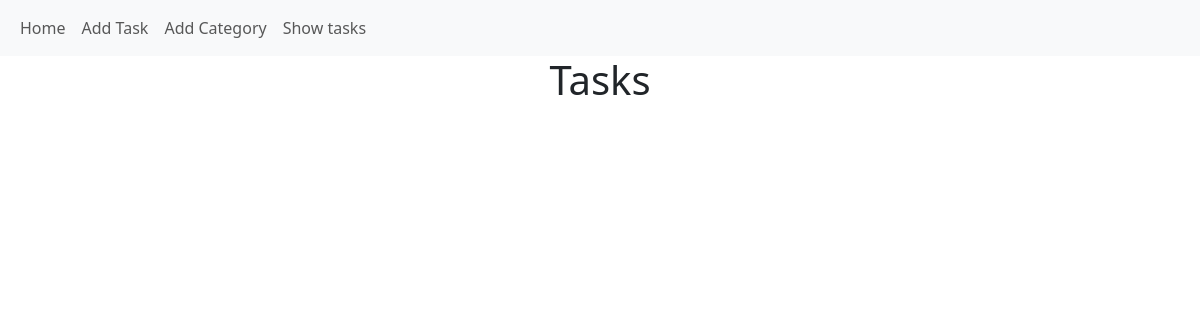
The app's page /, older data.
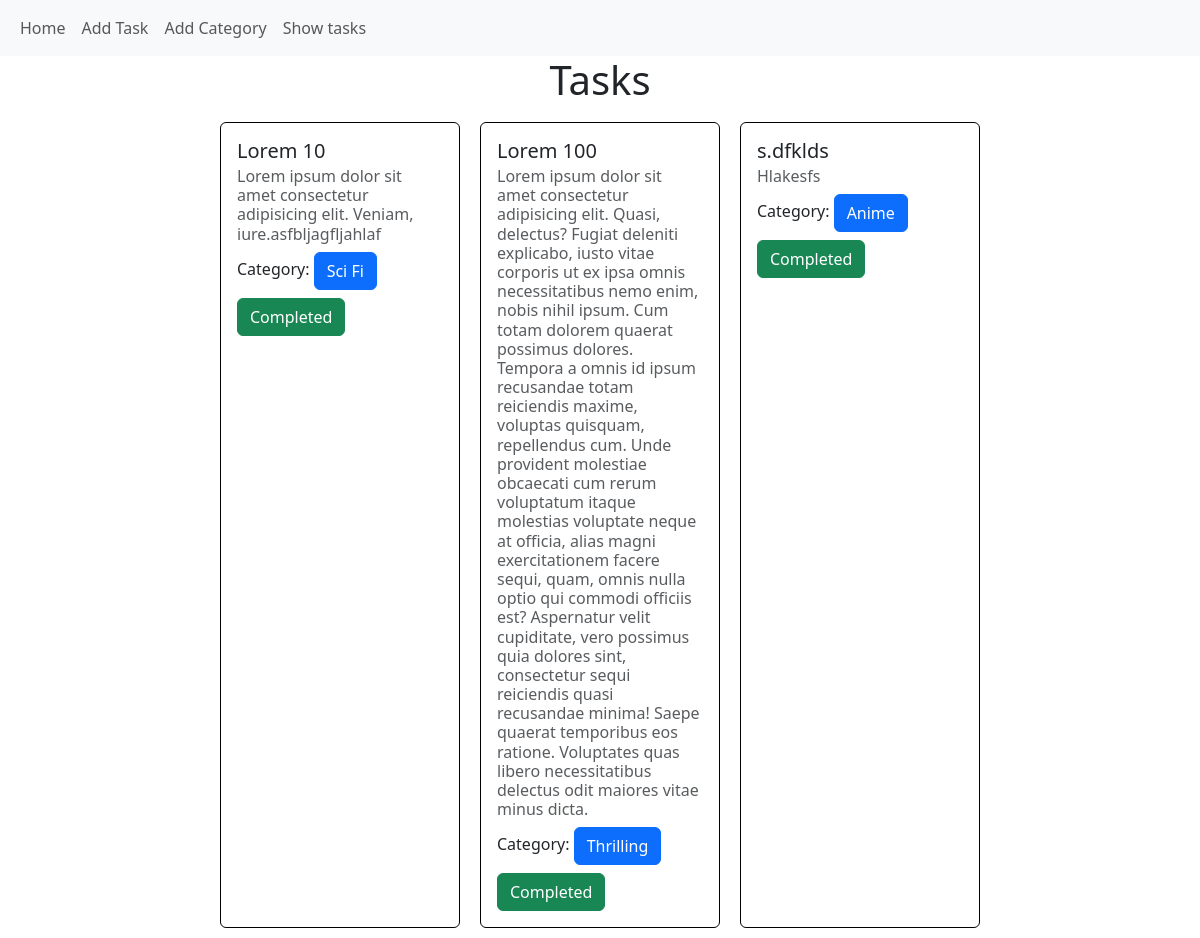
The same page, newer data.
### task/models.py (models this page shows, shortened)
class TaskModel(models.Model):
    taskTitle =models.CharField(max_length=40)
    taskDescription=models.TextField()
    is_completed=models.BooleanField()
    category=models.ManyToManyField(TaskCategoryModel)

### category/models.py (models this page shows)
class TaskCategoryModel(models.Model):
    name=models.CharField(max_length=40)
    def __str__(self):
        return self.name

### project/views.py (the view)
# urls.py: 2. Add a URL to urlpatterns:  path('', views.home, name='home')
def home(request):
    tasks=models.TaskModel.objects.all()
    for task in tasks:
         print(task.is_completed)
         for category1 in task.category.all():
              print(category1)
    return render(request,'showTask.html',{'tasks':tasks})

### templates/showTask.html (shortened to what this page needs)
{% extends 'base.html' %}
{% block content %}
<h1 class="text-center">Tasks</h1>
<div class="cards" style="display: flex;flex-wrap: wrap;width: 80%;margin: auto;justify-content: center;">
    {% for task in tasks %}
    <div class="card" style="width: 18rem;margin: 10px;width: 25%;border: 1px solid black;">
        <div class="card-body">
          <h5 class="card-title">{{task.taskTitle}}</h5>
          <h6 class="card-subtitle mb-2 text-body-secondary">{{task.taskDescription}}</h6>
          <h6>Category:
            {% for category in task.category.all %}
            <btn class="btn btn-primary">{{category}}</btn>
            {% endfor %}
          </h6>
          {% if task.is_completed %}
          <button class="btn btn-success">Completed</button>
          {% else %}
          <a href="{% url 'editTask' task.id %}" class="card-link btn btn-warning">Edit</a>
          <a href="{% url 'home' task.id %}" class="card-link  btn btn-danger">Delete</a>
          {% endif%}
        </div>
      </div>
    {% endfor %}
</div>
{% endblock %}

Row changes from the older to the newer data that the page shows:
added TaskModel: taskTitle "Lorem 10", taskDescription "Lorem ipsum dolor sit amet consectetur adipisicing elit. Veniam, iure.asfbljagfljahlaf", is_completed "Completed"
now on this page (row unchanged): TaskCategoryModel: name "Sci Fi", shown under "Lorem 10"
added TaskModel: taskTitle "Lorem 100", taskDescription "Lorem ipsum dolor sit amet consectetur adipisicing elit. Quasi, delectus? Fugiat deleniti explicabo, iusto vitae corporis ut ex ipsa omnis necessitatibus nemo enim, nobis nihil ipsum. Cum totam dolorem quaerat possimus dolores. Tempora a omnis id ipsum recusandae totam reiciendis maxime, voluptas quisquam, repellendus cum. Unde provident molestiae obcaecati cum rerum voluptatum itaque molestias voluptate neque at officia, alias magni exercitationem facere sequi, quam, omnis nulla optio qui commodi officiis est? Aspernatur velit cupiditate, vero possimus quia dolores sint, consectetur sequi reiciendis quasi recusandae minima! Saepe quaerat temporibus eos ratione. Voluptates quas libero…", is_completed "Completed"
now on this page (row unchanged): TaskCategoryModel: name "Thrilling", shown under "Lorem 100"
added TaskModel: taskTitle "s.dfklds", taskDescription "Hlakesfs", is_completed "Completed"
now on this page (row unchanged): TaskCategoryModel: name "Anime", shown under "s.dfklds"
